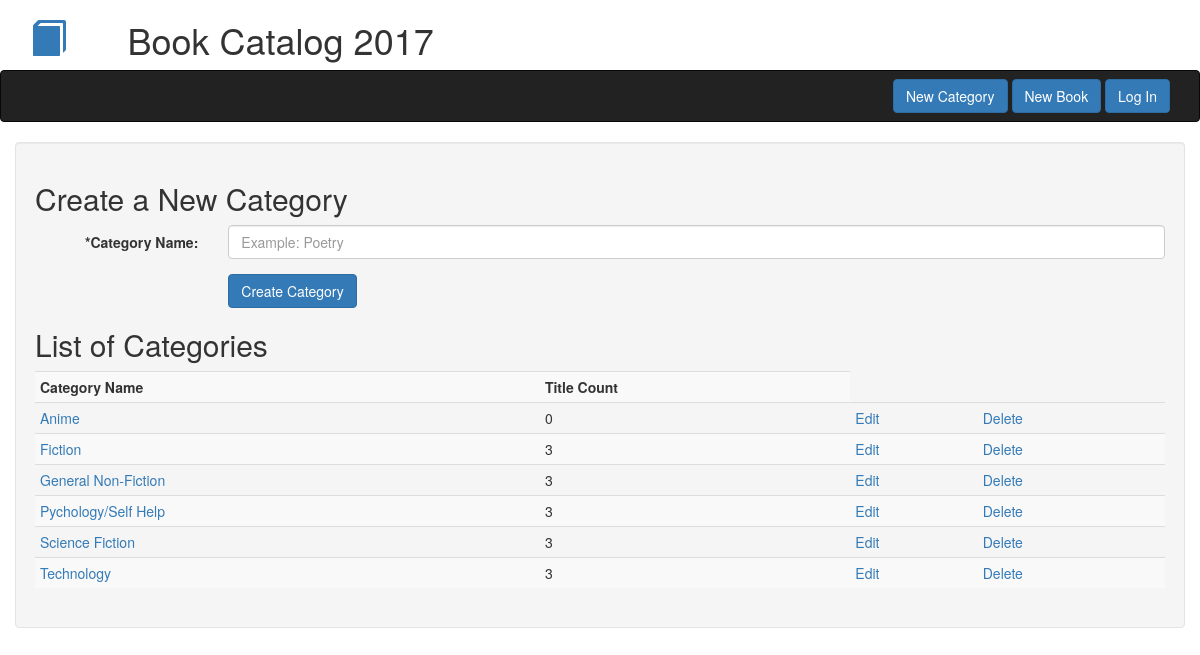
The page /categories/create on the database as committed earlier.
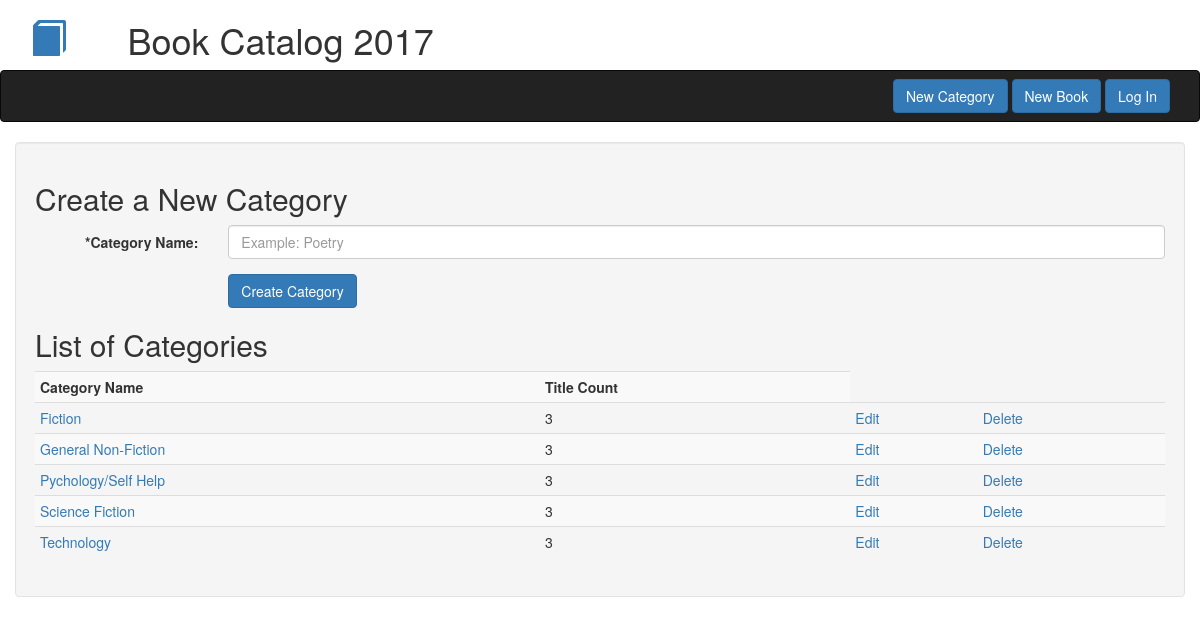
The same page on the database as committed later.
### db_setup.py (models this page shows)
class Category(Base):
    __tablename__ = 'category'
    name = Column(String(80), nullable = False)
    id = Column(Integer, primary_key = True)

### catalog.py (the view)
@app.route('/categories/create', methods=['GET','POST'])
def createCategory():
    category_counts = (
        session.query(Category.name, Category.id, func.count(Book.title).label("count"))
        .outerjoin(Book, Category.id == Book.category_id)
        .group_by(Category.id)
        .order_by(Category.name)
        )
    if request.method == 'POST':
        new_category = Category(name = request.form['category_name'])
        if not request.form['category_name']:
            flash('You must fill out the form! Duh!')
            return redirect(url_for('createCategory'))
        session.add(new_category)
        session.commit()
        flash("Category: {} created successfully!".format(new_category.name))
        return redirect(url_for('indexPage'))
    else:
        return render_template('create_category.html', category_counts = category_counts)

### templates/create_category.html (shortened to what this page needs)
{% extends "bootstrap/base.html" %}
{% block navbar %}{% include "header_nav.html" %}{% endblock %}
{% block content %}
<div class="container well">
    <h2>Create a New Category</h2>
    <form class="form-horizontal" method="POST" action="{{ url_for('createCategory') }}">
    <div class="form-group">
        <label for="inputCategory" class="col-sm-2 control-label">*Category Name:</label>
        <div class="col-sm-10">
            <input type="text" name="category_name" class="form-control" id="inputCategory" placeholder="Example: Poetry">
        </div>
    </div>
    <div class="form-group">
        <div class="col-sm-offset-2 col-sm-10">
            <button type="submit" class="btn btn-primary">Create Category</button>
        </div>
    </div>
    </form>
    <h2>List of Categories</h2>
    <table class='table table-striped table-condensed'>
        <th>Category Name</th><th>Title Count</th>
        {% for category in category_counts %}
            <tr><td><a href="{{ url_for('listBooks', category_id = category.id) }}">{{ category.name }}</a></td><td>{{ category.count }}<td><a href="{{ url_for('editCategory', category_id = category.id) }}"> Edit</a></td><td><a href="{{ url_for('deleteCategory', category_id = category.id) }}"> Delete</a></td></tr>
        {% endfor %}
    </table>
</div>
{% endblock %}

Rows that differ between the two databases and show on the page:
removed Category: name "Anime", count "0"
